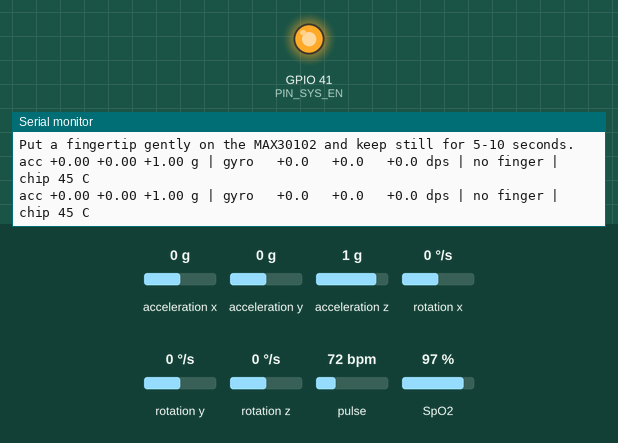
Recording of a sketch running on a simulated ESP32-S3. Shown: output pins drawn as LEDs (lit = HIGH), the last lines printed to the serial monitor. Wiring (inferred from the names in the program): MPU-6050 motion sensor at I2C address 0x68. Inputs (shaded band) come from the test bench; at power-on: rotation x 0 °/s, rotation y 0 °/s, rotation z 0 °/s, acceleration x 0 g, acceleration y 0 g, acceleration z 1 g, pulse 72 bpm, SpO2 97 %.

Above: at 2.7 s.
2.8 s: rotation x set to -192 °/s
At 4.3 s:
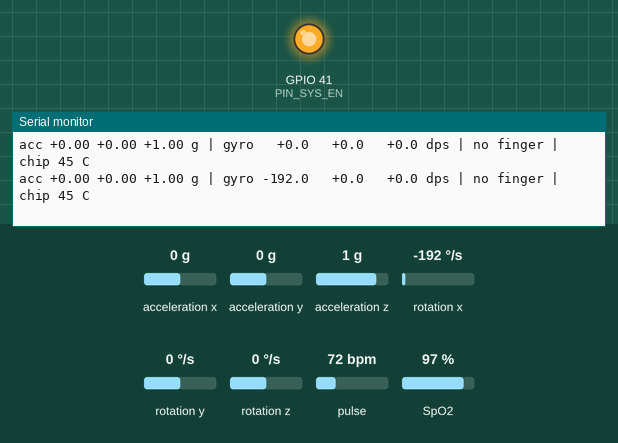
6.0 s: rotation y set to -192 °/s
At 7.3 s:
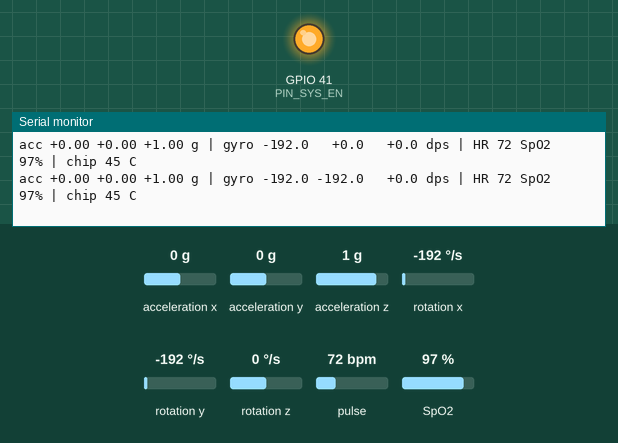
9.0 s: rotation z set to -192 °/s
At 10.3 s:
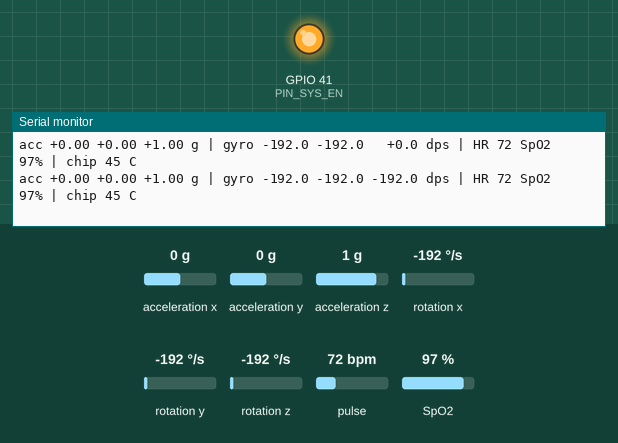

Measured:
- after the input at 2.8 s, the serial monitor: prints a new line after 0.72 s (image 1)
- after the input at 6.0 s, the serial monitor: prints a new line after 0.52 s (image 2)
- after the input at 9.0 s, the serial monitor: prints a new line after 0.53 s (image 3)

The sketch:

SensorTest.ino
```cpp
/*
 * Sensor test: Waveshare ESP32-S3-LCD-1.69 + MPU6050 + MAX30102 (purple GY-MAX30102)
 *
 * Use this before DoseLoopESP32 to check the wiring. It scans the I2C bus, then once a second
 * prints the accelerometer and gyro, heart rate and SpO2, and the ESP32's own chip temperature
 * (so you can see whether the board is really overheating). Open Serial Monitor at 115200.
 *
 * Wiring (both sensors in parallel on the same two pins):
 *   3V3 -> MPU6050 VCC, MAX30102 VIN      GND -> both GND
 *   GPIO11 (SDA) -> both SDA              GPIO10 (SCL) -> both SCL
 *   MPU6050 AD0 -> GND (address 0x68). XDA, XCL and both INT pins: leave unconnected.
 * On the 1.69" board GPIO4-8 drive the screen, so do not use them for I2C.
 *
 * Arduino IDE: board "ESP32S3 Dev Module", USB CDC On Boot: Enabled.
 * Library: "SparkFun MAX3010x Pulse and Proximity Sensor Library". The MPU6050 is read
 * directly, so no MPU library is needed.
 */
#include <Wire.h>
#include "MAX30105.h"
#include "spo2_algorithm.h"

#define I2C_SDA 11
#define I2C_SCL 10
#define LCD_BL 15      // screen backlight: kept off here, the test does not use the screen
#define PIN_SYS_EN 41  // keeps the board on from its battery (older boards: 35)

#define MPU 0x68
MAX30105 ox;
bool mpuOk = false, oxOk = false;

// ---------- I2C scan ----------
void scanBus() {
  Serial.println("I2C scan:");
  int found = 0;
  for (uint8_t a = 1; a < 127; a++) {
    Wire.beginTransmission(a);
    if (Wire.endTransmission() == 0) {
      Serial.printf("  0x%02X %s\n", a, a == 0x68 ? "(MPU6050)" : a == 0x57 ? "(MAX30102)" : a == 0x6B || a == 0x51 ? "(onboard)" : "");
      found++;
    }
  }
  if (!found) Serial.println("  nothing found: check 3V3, GND, and that SDA/SCL are not swapped");
}

// ---------- MPU6050 ----------
void mpuWrite(uint8_t reg, uint8_t val) {
  Wire.beginTransmission(MPU);
  Wire.write(reg);
  Wire.write(val);
  Wire.endTransmission();
}

bool mpuInit() {
  Wire.beginTransmission(MPU);
  if (Wire.endTransmission() != 0) return false;
  mpuWrite(0x6B, 0x00);  // wake up
  mpuWrite(0x1A, 0x04);  // 20 Hz low-pass filter
  mpuWrite(0x1B, 0x08);  // gyro +-500 deg/s
  mpuWrite(0x1C, 0x08);  // accel +-4 g
  return true;
}

// Accel in g, gyro in deg/s, temperature of the MPU chip in C.
bool mpuRead(float a[3], float g[3], float &tempC) {
  Wire.beginTransmission(MPU);
  Wire.write(0x3B);
  if (Wire.endTransmission(false) != 0) return false;
  if (Wire.requestFrom(MPU, 14) != 14) return false;
  int16_t r[7];
  for (int i = 0; i < 7; i++) r[i] = (Wire.read() << 8) | Wire.read();
  for (int i = 0; i < 3; i++) {
    a[i] = r[i] / 8192.0f;
    g[i] = r[i + 4] / 65.5f;
  }
  tempC = r[3] / 340.0f + 36.53f;
  return true;
}

// ---------- MAX30102 ----------
// 25 samples a second; heart rate and SpO2 from the last 4 seconds, recomputed every second.
#define N 100
uint32_t irBuf[N], redBuf[N];
int have = 0, fresh = 0;
int hr = 0, spo2 = 0;
bool finger = false;

void oxPoll() {
  ox.check();
  while (ox.available()) {
    memmove(irBuf, irBuf + 1, (N - 1) * sizeof(uint32_t));
    memmove(redBuf, redBuf + 1, (N - 1) * sizeof(uint32_t));
    irBuf[N - 1] = ox.getFIFOIR();
    redBuf[N - 1] = ox.getFIFORed();
    ox.nextSample();
    if (have < N) have++;
    fresh++;
  }
  if (have < N || fresh < 25) return;
  fresh = 0;
  uint64_t sum = 0;
  for (int i = 0; i < N; i++) sum += irBuf[i];
  finger = sum / N > 50000;
  if (!finger) {
    hr = spo2 = 0;
    return;
  }
  int32_t s, h;
  int8_t sOk, hOk;
  maxim_heart_rate_and_oxygen_saturation(irBuf, N, redBuf, &s, &sOk, &h, &hOk);
  if (hOk && h >= 40 && h <= 200) hr = h;
  if (sOk && s >= 70 && s <= 100) spo2 = s;
}

void setup() {
  pinMode(PIN_SYS_EN, OUTPUT);
  digitalWrite(PIN_SYS_EN, HIGH);
  pinMode(LCD_BL, OUTPUT);
  digitalWrite(LCD_BL, LOW);  // backlight off: less heat while testing
  setCpuFrequencyMhz(80);     // no Wi-Fi or screen here, so the slowest speed is plenty

  Serial.begin(115200);
  delay(1500);  // give Serial Monitor time to connect
  Serial.println("\nDoseLoop sensor test");
  Wire.begin(I2C_SDA, I2C_SCL, 400000);
  scanBus();

  mpuOk = mpuInit();
  Serial.println(mpuOk ? "MPU6050 ok" : "MPU6050 NOT found at 0x68 (is AD0 on GND?)");
  oxOk = ox.begin(Wire, I2C_SPEED_FAST);
  Serial.println(oxOk ? "MAX30102 ok" : "MAX30102 NOT found at 0x57 (check wiring; some purple boards pull I2C up to 1.8 V)");
  if (oxOk) ox.setup(60, 4, 2, 100, 411, 4096);  // LED level, averaging, red+IR, 100 Hz, pulse width, range
  Serial.println("Put a fingertip gently on the MAX30102 and keep still for 5-10 seconds.\n");
}

void loop() {
  static uint32_t lastPrint = 0;
  if (oxOk) oxPoll();

  if (millis() - lastPrint >= 1000) {
    lastPrint = millis();
    float a[3], g[3], mpuT = 0;
    if (mpuOk && mpuRead(a, g, mpuT))
      Serial.printf("acc %+5.2f %+5.2f %+5.2f g | gyro %+6.1f %+6.1f %+6.1f dps | ", a[0], a[1], a[2], g[0], g[1], g[2]);
    else
      Serial.print("MPU6050 -- | ");
    if (!oxOk) Serial.print("MAX30102 -- | ");
    else if (!finger) Serial.print("no finger | ");
    else Serial.printf("HR %s SpO2 %s | ", hr ? String(hr).c_str() : "--", spo2 ? (String(spo2) + "%").c_str() : "--");
    float chip = temperatureRead();  // ESP32-S3 internal sensor: rough, reads above the case temperature
    Serial.printf("chip %.0f C%s\n", chip, chip > 75 ? "  << HOT: unplug and check the wiring" : "");
  }
  delay(2);
}
```
